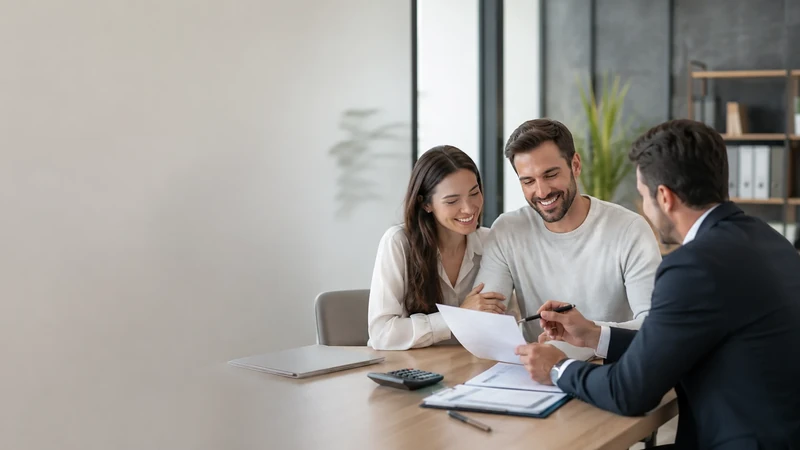
#> input picture assets/img/advogado-direito-bancario-revisao-financiamento-boituva-800.webp, 800 x 450 px, found by its file name
$ python -i images.py   (imports and definitions only)
#> lines starting #> are read from the running program, lines starting #| are printed output that depends on the picture
"""Gera as variantes responsivas (AVIF + WebP) usadas pelo site e o manifesto lido pelo build.

Uso: python3 src/tools/images.py   (a partir da raiz do repositório)
"""
import json
import os

from PIL import Image

ROOT = os.path.dirname(os.path.dirname(os.path.dirname(os.path.abspath(__file__))))
OUT_DIR = os.path.join(ROOT, "assets", "img")
MANIFEST = os.path.join(ROOT, "src", "data", "images.json")
# Originais ficam fora da área pública (src/ responde 404 no servidor).
SRC = "src/media/fotos"

# chave interna (usada em img("...")) -> (original, larguras, nome do arquivo publicado)
# Os nomes publicados descrevem a imagem para busca de imagens; a largura vai no sufixo.
SOURCES = {
    "fachada": (f"{SRC}/fachada-escritorio-vieira-marques-advogados-boituva.webp", [480, 800, 1228, 1672], "fachada-escritorio-vieira-marques-advogados-boituva-sp"),
    "recepcao": (f"{SRC}/recepcao-escritorio-vieira-marques-advogados.webp", [480, 800, 1228, 1672], "recepcao-escritorio-de-advocacia-vieira-marques-v2"),
    "sala-atendimento": (f"{SRC}/sala-de-atendimento-vieira-marques-advogados.webp", [480, 800, 1228, 1672], "sala-de-atendimento-advogados-boituva-v3"),
    "sala-reuniao": (f"{SRC}/sala-de-reuniao-vieira-marques-advogados.webp", [480, 800, 1228, 1672], "sala-de-reuniao-vieira-marques-advogados-v3"),
    "estacao-trabalho": (f"{SRC}/estacao-de-trabalho-escritorio-vieira-marques.webp", [480, 800, 1228, 1672], "estacao-de-trabalho-escritorio-de-advocacia-v2"),
    "letreiro": (f"{SRC}/letreiro-vieira-marques-sociedade-de-advogados.webp", [480, 800, 1200], "letreiro-vieira-marques-sociedade-de-advogados-v2"),
    "equipe": (f"{SRC}/equipe-advogados-vieira-marques-boituva.webp", [480, 800, 1228, 1672], "equipe-de-advogados-vieira-marques-boituva-v2"),
    "atendimento-mesa": (f"{SRC}/atendimento-juridico-vieira-marques.webp", [480, 800, 1228, 1672], "atendimento-juridico-vieira-marques-advogados-v3"),
    "mesa-trabalho": (f"{SRC}/mesa-de-trabalho-escritorio-vieira-marques.webp", [480, 800, 1200], "mesa-de-trabalho-escritorio-de-advocacia-boituva-v2"),
    "equipe-reuniao": (f"{SRC}/reuniao-equipe-vieira-marques-advogados.webp", [480, 800, 1228, 1672], "reuniao-equipe-vieira-marques-advogados-v2"),
    "carteira-trabalho": (f"{SRC}/carteira-de-trabalho-ctps.webp", [360, 600], "carteira-de-trabalho-ctps-verbas-rescisorias"),
    "escritorio-interno": (f"{SRC}/escritorio-interno-vieira-marques-advogados.webp", [480, 800, 1200, 1600, 1672], "escritorio-de-advocacia-vieira-marques-boituva-sp-v3"),
    "oscar-moreira-vieira": (f"{SRC}/oscar-moreira-vieira-advogado.webp", [360, 600, 900], "oscar-moreira-vieira-advogado-v2"),
    "jislana-marques": (f"{SRC}/jislana-marques-advogada.webp", [360, 600, 706], "jislana-marques-advogada-v2"),
    "leticia-pereira-de-abreu": (f"{SRC}/leticia-pereira-de-abreu-advogada.webp", [360, 600, 900], "leticia-pereira-de-abreu-advogada-v2"),
    "gledie-camargo": (f"{SRC}/gledie-camargo-advogada.webp", [360, 600, 900], "gledie-camargo-advogada-v2"),
    "natalia-okumura": (f"{SRC}/natalia-okumura-advogada.webp", [360, 600, 940], "natalia-okumura-advogada-v3"),
    "hero-trabalhista": (f"{SRC}/tema-trabalhista-carteira-de-trabalho.webp", [480, 800, 1280, 1920], "advogado-direito-do-trabalho-carteira-de-trabalho-boituva"),
    "textura-trabalhista": (f"{SRC}/tema-trabalhista-livros-e-ctps.webp", [640], "direito-do-trabalho-livros-ctps"),
    "textura-trabalhista-2": (f"{SRC}/tema-trabalhista-balanca-e-relogio.webp", [640], "direito-do-trabalho-balanca-relogio"),
    "hero-bancario": (f"{SRC}/tema-bancario-contrato-de-financiamento.webp", [480, 800, 1280, 1672], "advogado-direito-bancario-revisao-financiamento-boituva"),
    "tema-pix": (f"{SRC}/tema-bancario-golpe-do-pix.webp", [480, 800, 1280], "advogado-golpe-do-pix-boituva"),
    "hero-familia": (f"{SRC}/tema-familia-divorcio-acordo-partilha-guarda.webp", [480, 800, 1280, 1920], "advogado-divorcio-acordo-partilha-guarda-boituva"),
    "tema-familia-consulta": (f"{SRC}/tema-familia-atendimento-casal.webp", [480, 800, 1400], "advogado-direito-de-familia-atendimento"),
    "tema-familia-aliancas": (f"{SRC}/tema-familia-aliancas.webp", [480, 800, 1400], "divorcio-pensao-alimenticia-guarda-aliancas"),
    "area-familia-wide": (f"{SRC}/area-familia-panoramica.webp", [768, 1152, 1536], "advogado-direito-de-familia-boituva"),
    "area-familia-tall": (f"{SRC}/area-familia-vertical.webp", [384, 768], "advogado-direito-de-familia-boituva-sp"),
    "area-sucessorio-wide": (f"{SRC}/area-sucessorio-panoramica.webp", [768, 1152, 1536], "advogado-direito-sucessorio-heranca-inventario-boituva"),
    "area-sucessorio-tall": (f"{SRC}/area-sucessorio-vertical.webp", [384, 768], "advogado-direito-sucessorio-heranca-inventario-boituva-sp"),
    "area-trabalhista-wide": (f"{SRC}/area-trabalhista-panoramica.webp", [768, 1152, 1536], "advogado-direito-trabalhista-boituva"),
    "area-trabalhista-tall": (f"{SRC}/area-trabalhista-vertical.webp", [384, 768], "advogado-direito-trabalhista-boituva-sp"),
    "area-criminal-wide": (f"{SRC}/area-criminal-panoramica.webp", [768, 1152, 1536], "advogado-direito-criminal-defesa-boituva"),
    "area-criminal-tall": (f"{SRC}/area-criminal-vertical.webp", [384, 768], "advogado-direito-criminal-defesa-boituva-sp"),
    "area-saude-wide": (f"{SRC}/area-saude-panoramica.webp", [768, 1152, 1536], "advogado-direito-medico-saude-plano-de-saude-boituva"),
    "area-saude-tall": (f"{SRC}/area-saude-vertical.webp", [384, 768], "advogado-direito-medico-saude-plano-de-saude-boituva-sp"),
    "area-bancario-wide": (f"{SRC}/area-bancario-panoramica.webp", [768, 1152, 1536], "advogado-direito-bancario-financiamento-boituva"),
    "area-bancario-tall": (f"{SRC}/area-bancario-vertical.webp", [384, 768], "advogado-direito-bancario-financiamento-boituva-sp"),
    "area-imobiliario-wide": (f"{SRC}/area-imobiliario-panoramica.webp", [768, 1152, 1536], "advogado-direito-imobiliario-imovel-boituva"),
    "area-imobiliario-tall": (f"{SRC}/area-imobiliario-vertical.webp", [384, 768], "advogado-direito-imobiliario-imovel-boituva-sp"),
    "area-previdenciario-wide": (f"{SRC}/area-previdenciario-panoramica.webp", [768, 1152, 1536], "advogado-direito-previdenciario-inss-boituva"),
    "area-previdenciario-tall": (f"{SRC}/area-previdenciario-vertical.webp", [384, 768], "advogado-direito-previdenciario-inss-boituva-sp"),
    "area-familia-detalhe": (f"{SRC}/area-familia-detalhe.webp", [384, 768], "direito-de-familia-vieira-marques"),
    "area-sucessorio-detalhe": (f"{SRC}/area-sucessorio-detalhe.webp", [384, 768], "heranca-inventario-testamento-vieira-marques"),
    "area-criminal-detalhe": (f"{SRC}/area-criminal-detalhe.webp", [384, 768], "justica-direito-criminal-vieira-marques"),
    "area-saude-detalhe": (f"{SRC}/area-saude-detalhe.webp", [384, 768], "direito-medico-saude-vieira-marques"),
    "area-bancario-detalhe": (f"{SRC}/area-bancario-detalhe.webp", [384, 768], "revisao-contrato-bancario-vieira-marques"),
    "area-imobiliario-detalhe": (f"{SRC}/area-imobiliario-detalhe.webp", [384, 768], "direito-imobiliario-chaves-imovel-vieira-marques"),
    "area-previdenciario-detalhe": (f"{SRC}/area-previdenciario-detalhe.webp", [384, 768], "beneficio-inss-previdenciario-vieira-marques"),
    "oscar-moreira-vieira-fundo": (f"{SRC}/oscar-moreira-vieira-fundo.webp", [768, 1280, 1672], "oscar-moreira-vieira-advogado-escritorio-v2"),
    "jislana-marques-fundo": (f"{SRC}/jislana-marques-fundo.webp", [768, 1280, 1672], "jislana-marques-advogada-estudio-v2"),
    "natalia-okumura-fundo": (f"{SRC}/natalia-okumura-fundo.webp", [768, 1280, 1536], "natalia-okumura-advogada-escritorio-v2"),
    "leticia-pereira-de-abreu-fundo": (f"{SRC}/leticia-pereira-de-abreu-fundo.webp", [768, 1280, 1536], "leticia-pereira-de-abreu-advogada-escritorio-v1"),
    "gledie-camargo-fundo": (f"{SRC}/gledie-camargo-fundo.webp", [768, 1280, 1536], "gledie-camargo-advogada-escritorio-v2"),
    "hero-home": (f"{SRC}/hero-home-notebook-vieira-marques.webp", [800, 1280, 1672, 2000], "escritorio-vieira-marques-advogados-mesa-de-trabalho-hero"),
    "atendente": (f"{SRC}/atendente-avatar.webp", [96, 170], "atendimento-vieira-marques-whatsapp"),
    "hero-conhecimento": (f"{SRC}/hero-conhecimento-advogada-escritorio.webp", [800, 1280, 1672], "hero-conhecimento-advogados-vieira-marques-v1"),
    "hero-area-familia": (f"{SRC}/hero-area-familia-advogado-escritorio.webp", [800, 1280, 1672], "hero-area-familia-advogados-vieira-marques-v1"),
    "hero-area-criminal": (f"{SRC}/hero-area-criminal-advogada-escritorio.webp", [800, 1280, 1672], "hero-area-criminal-advogados-vieira-marques-v1"),
    "hero-area-saude": (f"{SRC}/hero-area-saude-advogada-escritorio.webp", [800, 1280, 1672], "hero-area-saude-advogados-vieira-marques-v1"),
    "lp-divorcio": (f"{SRC}/lp-divorcio-advogado-orienta-casal.webp", [480, 800, 1280, 1920], "advogado-divorcio-orientacao-casal-vieira-marques-v1"),
    "lp-golpe": (f"{SRC}/lp-golpe-advogado-atendendo-vitima.webp", [480, 800, 1280, 1920], "advogado-golpe-do-pix-atendimento-vieira-marques-v1"),
    "bandeira": (f"{SRC}/bandeira-do-brasil-fundo.webp", [960, 1440], "bandeira-do-brasil-fundo-v3"),
}

# Qualidade: fotos em WebP 80 / AVIF 55 (sem diferença visível nas larguras exibidas). A bandeira é
# textura a 3,5% de opacidade sob véu escuro: compressão forte, invisível na tela (era 369 KB por página).
QUALITY = {"bandeira": (35, 25)}
# Desfoque antes de comprimir: a textura não precisa de detalhe e o ruído da foto era o que pesava.
BLUR = {"bandeira": 3}
DEFAULT_QUALITY = (80, 55)


# [18 lines left out: function save_variants, not called in this run]


# Capas dos artigos do blog (cópias locais, otimizadas): src/media/blog/<caminho-do-artigo>.webp|png|jpg,
# com o mesmo nome do caminho do artigo em src/data/articles.mjs (sem barras). Chave no manifesto: "capa:<caminho>".
BLOG_DIR = "src/media/blog"


# [64 lines left out: functions cover_variants, logo_variants, monogram_mask, og_image, not called in this run]


# Prévia de link por página (WhatsApp, Facebook, LinkedIn, Outlook): JPEG 1200×630 a partir da foto
# principal de cada página. Lista = imagens das heros (áreas, serviços, LPs, perfis e institucionais);
# o build cai na imagem padrão ("og") se uma página pedir uma chave que não esteja aqui.
OG_KEYS = {
    "hero-home": 0.5, "equipe": 0.4, "fachada": 0.5, "hero-conhecimento": 0.5, "equipe-reuniao": 0.4,
    "hero-area-familia": 0.5, "area-sucessorio-wide": 0.5, "hero-trabalhista": 0.5, "hero-area-criminal": 0.5,
    "hero-area-saude": 0.5, "hero-bancario": 0.5, "area-imobiliario-wide": 0.5, "area-previdenciario-wide": 0.5,
    "hero-familia": 0.5, "area-criminal-wide": 0.5, "area-saude-wide": 0.5, "lp-divorcio": 0.45, "lp-golpe": 0.5,
    # Páginas regionais (fotos da sede).
    "recepcao": 0.5, "sala-reuniao": 0.5, "escritorio-interno": 0.55, "mesa-trabalho": 0.5,
    # Perfis: recorte mais alto para manter o rosto.
    "oscar-moreira-vieira-fundo": 0.3, "jislana-marques-fundo": 0.3, "gledie-camargo-fundo": 0.3, "natalia-okumura-fundo": 0.3,
}


def og_crop(path, focal_y=0.5):
#> called with focal_y = 0.5
    im = Image.open(os.path.join(ROOT, path)).convert("RGB")
#> im is the input picture: PIL image 800x450 RGB; mean R, G, B 152, 148.5, 144.1
    ratio = 1200 / 630
    w, h = im.size
#> w = 800; h = 450
    if w / h > ratio:  # mais larga que 1,91:1 — corta as laterais
        new_w = round(h * ratio)
        left = (w - new_w) // 2
        im = im.crop((left, 0, left + new_w, h))
    else:  # corta em cima/embaixo em torno do ponto focal
        new_h = round(w / ratio)
#> new_h = 420
        top = min(max(0, round(h * focal_y - new_h / 2)), h - new_h)
#> top = 15
        im = im.crop((0, top, w, top + new_h))
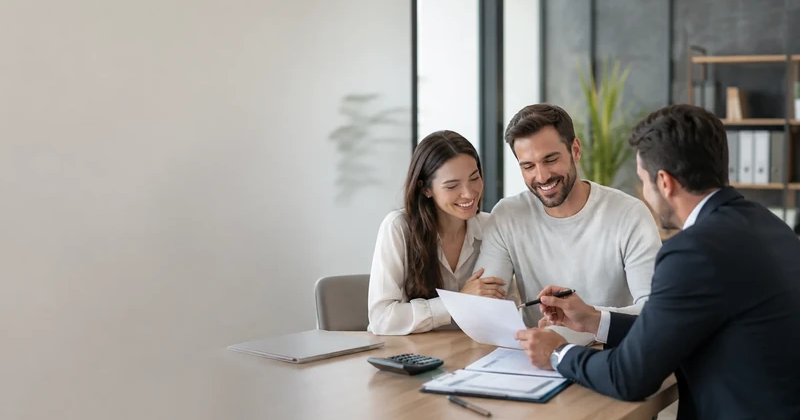
#> im: PIL image 800x420 RGB; mean R, G, B 151.7, 148.3, 144
    return im.resize((1200, 630), Image.LANCZOS)


# [26 lines left out: functions og_variants, main, not called in this run]


# [2 lines not run here, left out]

>>> result = og_crop('../../assets/img/advogado-direito-bancario-revisao-financiamento-boituva-800.webp')

$ run again, on assets/img/advogado-direito-sucessorio-heranca-inventario-boituva-1536.webp
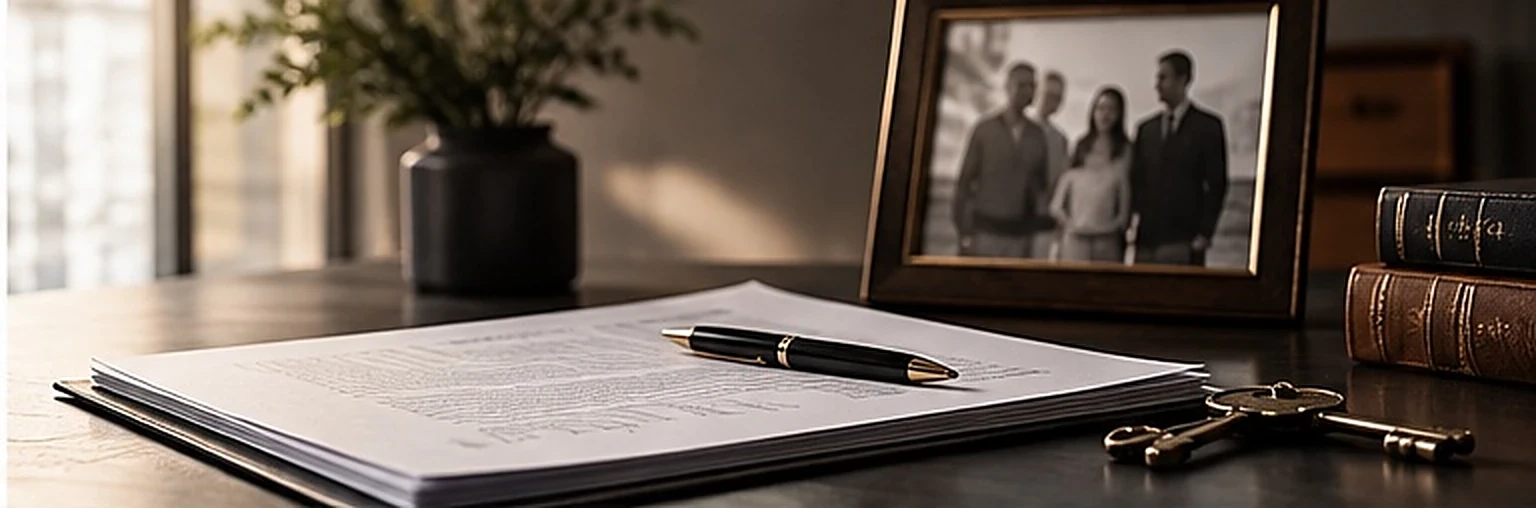
#> input picture assets/img/advogado-direito-sucessorio-heranca-inventario-boituva-1536.webp, 1536 x 508 px, found by its file name
#> in og_crop, im is the input picture: PIL image 1536x508 RGB; mean R, G, B 110.7, 98.7, 89.4
#> in og_crop, `im = im.crop((left, 0, left + new_w, h))`:
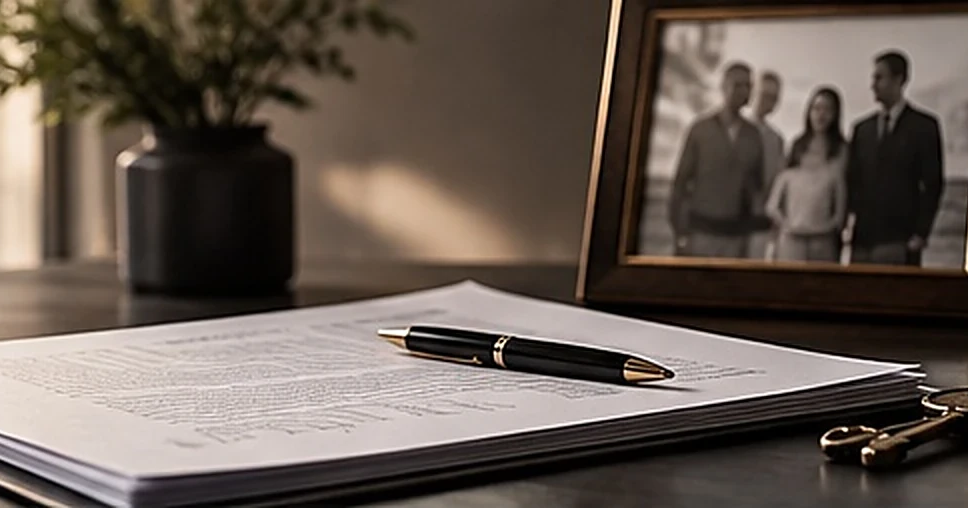
#> im: PIL image 968x508 RGB; mean R, G, B 101, 89.5, 81

$ run again, on assets/img/advogado-divorcio-acordo-partilha-guarda-boituva-1920.webp
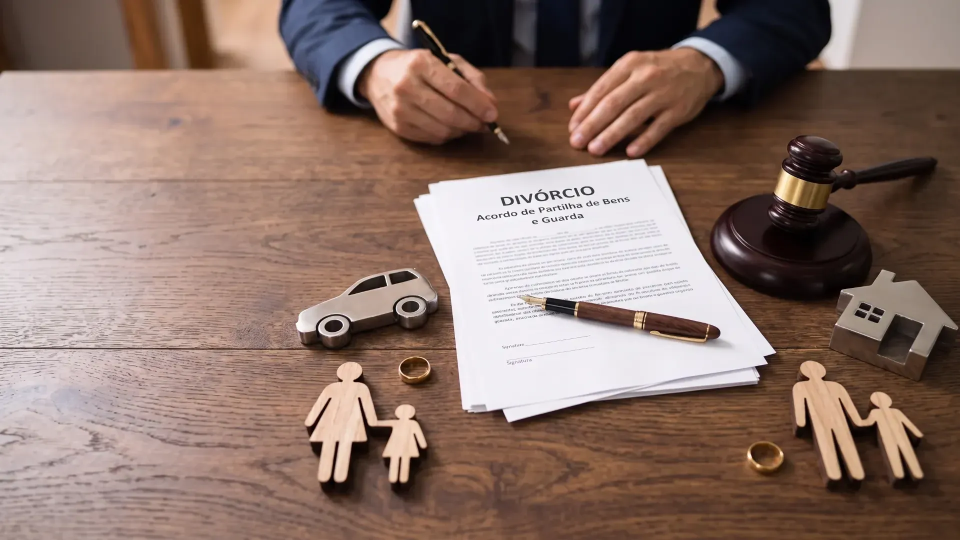
#> input picture assets/img/advogado-divorcio-acordo-partilha-guarda-boituva-1920.webp, 1920 x 1080 px, found by its file name (shown at 1/2 size)
#> in og_crop, im is the input picture: PIL image 1920x1080 RGB; mean R, G, B 140.3, 116.8, 107.3
#> in og_crop, `im = im.crop((0, top, w, top + new_h))`:
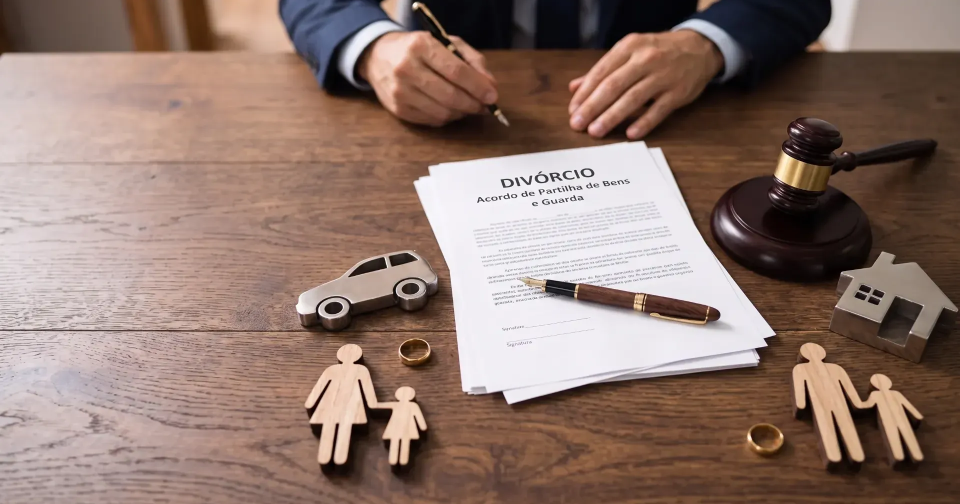
#> im: PIL image 1920x1008 RGB (shown at 1/2 size); mean R, G, B 143, 119.4, 109.8
#> in og_crop, `return im.resize((1200, 630), Image.LANCZOS)`:
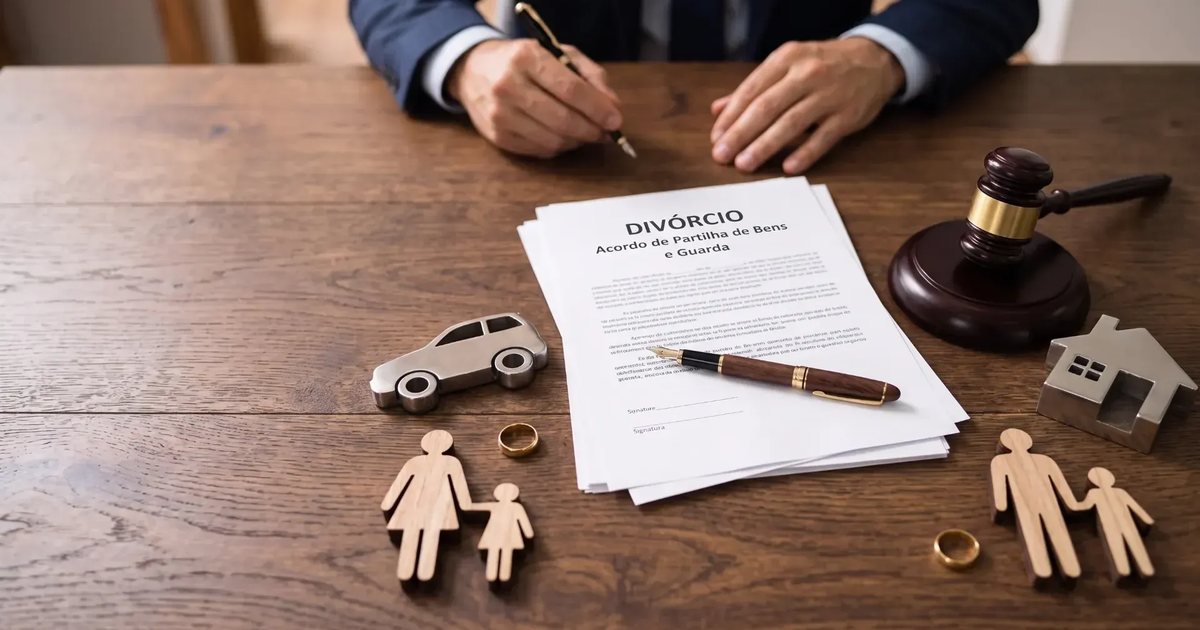
#> returned value: PIL image 1200x630 RGB; mean R, G, B 143, 119.4, 109.8
